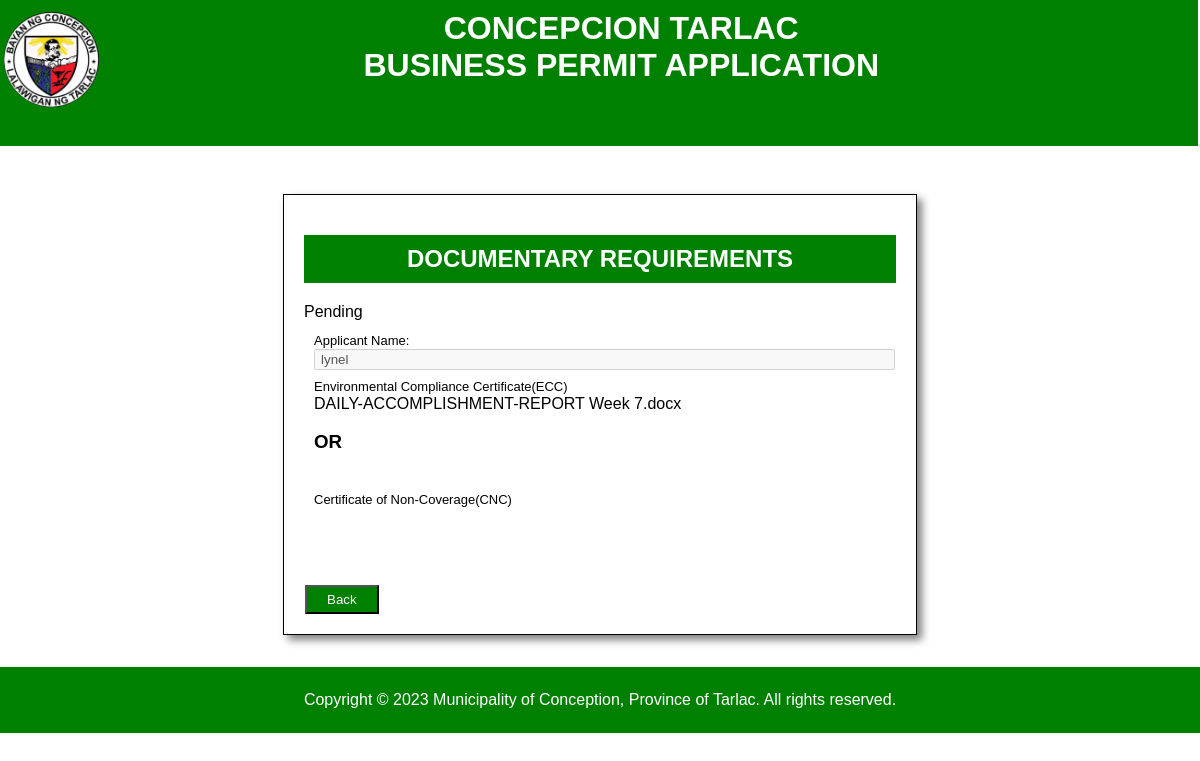
/menro_view2.php?id=6, run on the app's committed database.
### tables this page shows
CREATE TABLE `menro_tb` (
  `id` int(11) NOT NULL,
  `name` varchar(256) NOT NULL,
  `filename1` varchar(256) NOT NULL,
  `filesize1` varchar(255) NOT NULL,
  `filetype1` varchar(255) NOT NULL,
  `filename2` varchar(255) NOT NULL,
  `filesize2` varchar(255) NOT NULL,
  `filetype2` varchar(255) NOT NULL,
  `status` varchar(255) NOT NULL
);

### menro_view2.php (the view, shortened to what this page needs)
<!DOCTYPE html>
<html>
<head>
</head>
<body>
    <header><img src="lgu.jpg" height="8%" width="8%" class="logo">
    <h1><b>CONCEPCION TARLAC <br>BUSINESS PERMIT APPLICATION <br>
    </b></h1>
</header>
<form class="container" action="menro_board2.php" method="post">
            <?php
            if (isset($_GET['id'])) {
                include("config.php");
                $id = $_GET['id'];
                $sql = "SELECT * FROM menro_tb WHERE id=$id";
                $result = mysqli_query($conn,$sql);
                $row = mysqli_fetch_array($result);
            }
                ?>
<div class="container">
        <h2>DOCUMENTARY REQUIREMENTS</h2>
        <?php echo $row["status"]; ?>
    <div class="file" >
        <label>Applicant Name:</label><br>
        <input type="text"  disabled value="<?php echo $row["name"]; ?>" name="name" required>
        <br>
        <label>Environmental Compliance Certificate(ECC)</label><br>
       <?php echo $row["filename1"]; ?>
        <br>
            <h3>OR</h3>
        <br>
        <label>Certificate of Non-Coverage(CNC)</label>
        <br>
    </div>
</div>
            <button type="submit" name="edit">Back</button>
        </form>
<footer><p>Copyright &copy; 2023 Municipality of Conception, Province of Tarlac. All rights reserved.</p></footer>
</body>
</html>

### menro_view2.php (style rules this page uses)
body { font-family: arial, sans-serif; }
header { background-color: green; color: white; text-align: center; width: 100.45%; height: 80%; margin-top:-24px; margin-left: -9px; padding: 5px; padding-bottom:40px; }
footer { background-color: green; color: white; text-align: center; margin: 0 -8px -10px -8px; padding: 8px 0 8px 0; }
button { color:white ; background-color: green; padding-left: 20px; padding-right: 20px; padding-top: 5px; padding-bottom:5px; margin-top: 25px ; margin-left: 1px; }
img { float: left; border-radius: 90px; }
.logo { margin: 23px -50px 15px 0; }
form { background-color: white; border: 1px solid black; width:50%; margin:0 auto; margin-bottom:2rem; margin-top:3rem; padding-bottom:3rem; padding-left: 20px; padding-right: 20px; padding-top:20px; box-shadow: 5px 5px 8px gray; }
input { width: 98%; margin-bottom: 7px; padding-left: 5px; }
h2 { padding-bottom:10px; padding-top: 10px; background-color: green; color: white; text-align: center; font-family: verdana,sans-serif; width: 100%; }
.container { padding-bottom: 20px; margin-bottom: 2rem; }
.file { padding-left: 10px; padding-top: 10px; }
label { font-size: 13px; margin-top: 40px; }

### data on the page
menro_tb: status "Pending", name "lynel", filename1 "DAILY-ACCOMPLISHMENT-REPORT Week 7.docx"
